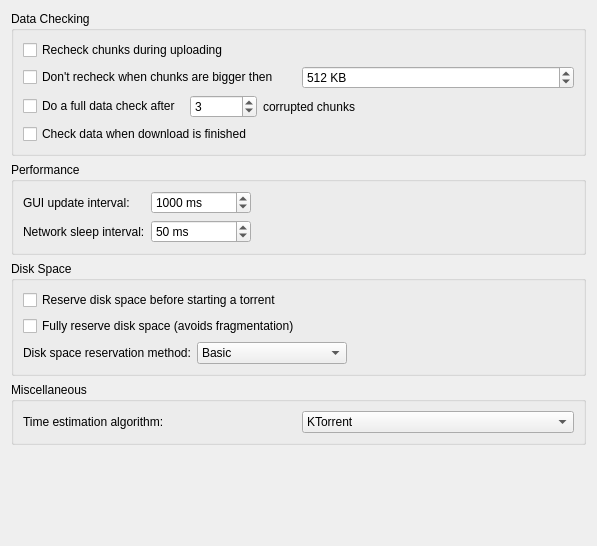
<ui version="4.0" >
 <class>AdvancedPref</class>
 <widget class="QWidget" name="AdvancedPref" >
  <property name="geometry" >
   <rect>
    <x>0</x>
    <y>0</y>
    <width>583</width>
    <height>546</height>
   </rect>
  </property>
  <layout class="QVBoxLayout" >
   <item>
    <widget class="QGroupBox" name="groupBox_2" >
     <property name="title" >
      <string>Data Checking</string>
     </property>
     <layout class="QVBoxLayout" >
      <item>
       <widget class="QCheckBox" name="kcfg_doUploadDataCheck" >
        <property name="toolTip" >
         <string>During uploading when a chunk is loaded into memory automatically recheck this chunk, to see if it still is OK.</string>
        </property>
        <property name="text" >
         <string>Recheck chunks during uploading</string>
        </property>
       </widget>
      </item>
      <item>
       <layout class="QHBoxLayout" >
        <item>
         <widget class="QCheckBox" name="kcfg_useMaxSizeForUploadDataCheck" >
          <property name="toolTip" >
           <string>Because rechecking big chunks can take a lot of time, the recheck can be disabled when the chunks are bigger then a certain size.</string>
          </property>
          <property name="text" >
           <string>Don't recheck when chunks are bigger then</string>
          </property>
         </widget>
        </item>
        <item>
         <widget class="QSpinBox" name="kcfg_maxSizeForUploadDataCheck" >
          <property name="toolTip" >
           <string>The maximum size a chunk can be for rechecking during uploading.</string>
          </property>
          <property name="suffix" >
           <string> KB</string>
          </property>
          <property name="minimum" >
           <number>16</number>
          </property>
          <property name="maximum" >
           <number>8192</number>
          </property>
          <property name="value" >
           <number>512</number>
          </property>
         </widget>
        </item>
       </layout>
      </item>
      <item>
       <layout class="QHBoxLayout" >
        <item>
         <widget class="QCheckBox" name="kcfg_autoRecheck" >
          <property name="toolTip" >
           <string>Automatically do a full data check when we find to many corrupted chunks.</string>
          </property>
          <property name="text" >
           <string>Do a full data check after </string>
          </property>
         </widget>
        </item>
        <item>
         <widget class="QSpinBox" name="kcfg_maxCorruptedBeforeRecheck" >
          <property name="toolTip" >
           <string>The number of corrupted chunks before a full data check is done</string>
          </property>
          <property name="minimum" >
           <number>1</number>
          </property>
          <property name="maximum" >
           <number>10000000</number>
          </property>
          <property name="value" >
           <number>3</number>
          </property>
         </widget>
        </item>
        <item>
         <widget class="QLabel" name="label_4" >
          <property name="text" >
           <string>corrupted chunks</string>
          </property>
         </widget>
        </item>
        <item>
         <spacer>
          <property name="orientation" >
           <enum>Qt::Horizontal</enum>
          </property>
          <property name="sizeHint" >
           <size>
            <width>40</width>
            <height>20</height>
           </size>
          </property>
         </spacer>
        </item>
       </layout>
      </item>
      <item>
       <widget class="QCheckBox" name="kcfg_checkWhenFinished" >
        <property name="toolTip" >
         <string>&lt;html>&lt;head>&lt;meta name="qrichtext" content="1" />&lt;style type="text/css">
p, li { white-space: pre-wrap; }
&lt;/style>&lt;/head>&lt;body style=" font-family:'Sans Serif'; font-size:9pt; font-weight:400; font-style:normal;">
&lt;p style=" margin-top:0px; margin-bottom:0px; margin-left:0px; margin-right:0px; -qt-block-indent:0; text-indent:0px;">When a torrent has finished downloading, do a full data check on the torrent.&lt;/p>&lt;/body>&lt;/html></string>
        </property>
        <property name="text" >
         <string>Check data when download is finished</string>
        </property>
       </widget>
      </item>
     </layout>
    </widget>
   </item>
   <item>
    <widget class="QGroupBox" name="groupBox_3" >
     <property name="title" >
      <string>Performance</string>
     </property>
     <layout class="QHBoxLayout" >
      <item>
       <layout class="QGridLayout" >
        <item row="0" column="0" >
         <widget class="QLabel" name="label_5" >
          <property name="text" >
           <string>GUI update interval:</string>
          </property>
         </widget>
        </item>
        <item row="0" column="1" >
         <widget class="QSpinBox" name="kcfg_guiUpdateInterval" >
          <property name="minimumSize" >
           <size>
            <width>100</width>
            <height>0</height>
           </size>
          </property>
          <property name="toolTip" >
           <string>&lt;html>&lt;head>&lt;meta name="qrichtext" content="1" />&lt;style type="text/css">
p, li { white-space: pre-wrap; }
&lt;/style>&lt;/head>&lt;body style=" font-family:'Sans Serif'; font-size:9pt; font-weight:400; font-style:normal;">
&lt;p style=" margin-top:0px; margin-bottom:0px; margin-left:0px; margin-right:0px; -qt-block-indent:0; text-indent:0px;">The interval in milliseconds between GUI updates.&lt;/p>
&lt;p style="-qt-paragraph-type:empty; margin-top:0px; margin-bottom:0px; margin-left:0px; margin-right:0px; -qt-block-indent:0; text-indent:0px;">&lt;/p>
&lt;p style=" margin-top:0px; margin-bottom:0px; margin-left:0px; margin-right:0px; -qt-block-indent:0; text-indent:0px;">&lt;span style=" font-weight:600;">Note: &lt;/span>Increasing this will decrease CPU usage.&lt;/p>&lt;/body>&lt;/html></string>
          </property>
          <property name="suffix" >
           <string> ms</string>
          </property>
          <property name="minimum" >
           <number>500</number>
          </property>
          <property name="maximum" >
           <number>5000</number>
          </property>
          <property name="value" >
           <number>1000</number>
          </property>
         </widget>
        </item>
        <item row="1" column="0" >
         <widget class="QLabel" name="label_6" >
          <property name="text" >
           <string>Network sleep interval:</string>
          </property>
         </widget>
        </item>
        <item row="1" column="1" >
         <widget class="QSpinBox" name="kcfg_cpuUsage" >
          <property name="toolTip" >
           <string>&lt;html>&lt;head>&lt;meta name="qrichtext" content="1" />&lt;style type="text/css">
p, li { white-space: pre-wrap; }
&lt;/style>&lt;/head>&lt;body style=" font-family:'Sans Serif'; font-size:10pt; font-weight:400; font-style:normal;">
&lt;p style=" margin-top:0px; margin-bottom:0px; margin-left:0px; margin-right:0px; -qt-block-indent:0; text-indent:0px; font-size:9pt;">Amount of time the network threads will sleep when they are speed limited. This has absolutely no effect when there are no speed limits.&lt;/p>
&lt;p style="-qt-paragraph-type:empty; margin-top:0px; margin-bottom:0px; margin-left:0px; margin-right:0px; -qt-block-indent:0; text-indent:0px; font-size:9pt;">&lt;/p>
&lt;p style=" margin-top:0px; margin-bottom:0px; margin-left:0px; margin-right:0px; -qt-block-indent:0; text-indent:0px; font-size:9pt;">&lt;span style=" font-weight:600;">Note:&lt;/span> The lower this is the more CPU is used. Setting it high can lead to lower speeds in high bandwith situations. &lt;/p>
&lt;p style="-qt-paragraph-type:empty; margin-top:0px; margin-bottom:0px; margin-left:0px; margin-right:0px; -qt-block-indent:0; text-indent:0px; font-size:9pt;">&lt;/p>
&lt;p style=" margin-top:0px; margin-bottom:0px; margin-left:0px; margin-right:0px; -qt-block-indent:0; text-indent:0px; font-size:9pt;">For example on an 100 Mbit LAN, if you set a limit of 3000 KB/s, you might not actually reach this speed when this value is too high. Without a limit you can easily get above 3000 KB/s on a LAN.&lt;/p>&lt;/body>&lt;/html></string>
          </property>
          <property name="suffix" >
           <string> ms</string>
          </property>
          <property name="minimum" >
           <number>1</number>
          </property>
          <property name="maximum" >
           <number>250</number>
          </property>
          <property name="value" >
           <number>50</number>
          </property>
         </widget>
        </item>
       </layout>
      </item>
      <item>
       <spacer>
        <property name="orientation" >
         <enum>Qt::Horizontal</enum>
        </property>
        <property name="sizeHint" >
         <size>
          <width>111</width>
          <height>20</height>
         </size>
        </property>
       </spacer>
      </item>
     </layout>
    </widget>
   </item>
   <item>
    <widget class="QGroupBox" name="groupBox_4" >
     <property name="title" >
      <string>Disk Space</string>
     </property>
     <layout class="QVBoxLayout" >
      <item>
       <widget class="QCheckBox" name="kcfg_diskPrealloc" >
        <property name="toolTip" >
         <string>Whether or not diskspace should be reserved before starting to download a torrent.</string>
        </property>
        <property name="text" >
         <string>Reserve disk space before starting a torrent</string>
        </property>
       </widget>
      </item>
      <item>
       <widget class="QCheckBox" name="kcfg_fullDiskPrealloc" >
        <property name="toolTip" >
         <string>Instead of doing a quick reservation, do a full reservation. This is slower then the quick way, but avoids fragmentation on the disk.</string>
        </property>
        <property name="text" >
         <string>Fully reserve disk space (avoids fragmentation)</string>
        </property>
       </widget>
      </item>
      <item>
       <layout class="QHBoxLayout" >
        <item>
         <widget class="QLabel" name="label_7" >
          <property name="text" >
           <string>Disk space reservation method:</string>
          </property>
         </widget>
        </item>
        <item>
         <widget class="QComboBox" name="kcfg_fullDiskPreallocMethod" >
          <property name="minimumSize" >
           <size>
            <width>150</width>
            <height>0</height>
           </size>
          </property>
          <property name="toolTip" >
           <string>&lt;html>&lt;head>&lt;meta name="qrichtext" content="1" />&lt;style type="text/css">
p, li { white-space: pre-wrap; }
&lt;/style>&lt;/head>&lt;body style=" font-family:'Sans Serif'; font-size:9pt; font-weight:400; font-style:normal;">
&lt;p style=" margin-top:0px; margin-bottom:0px; margin-left:0px; margin-right:0px; -qt-block-indent:0; text-indent:0px;">Which method to use for reserving diskspace.&lt;/p>
&lt;p style="-qt-paragraph-type:empty; margin-top:0px; margin-bottom:0px; margin-left:0px; margin-right:0px; -qt-block-indent:0; text-indent:0px;">&lt;/p>
&lt;p style=" margin-top:0px; margin-bottom:0px; margin-left:0px; margin-right:0px; -qt-block-indent:0; text-indent:0px;">&lt;span style=" font-weight:600;">Basic: &lt;/span>Will work on all filesystems, but is slow.&lt;/p>
&lt;p style="-qt-paragraph-type:empty; margin-top:0px; margin-bottom:0px; margin-left:0px; margin-right:0px; -qt-block-indent:0; text-indent:0px;">&lt;/p>
&lt;p style=" margin-top:0px; margin-bottom:0px; margin-left:0px; margin-right:0px; -qt-block-indent:0; text-indent:0px;">&lt;span style=" font-weight:600;">Filesystem Specific: &lt;/span>Will use special methods provided by some filesystems, which are faster then the basic method.&lt;/p>&lt;/body>&lt;/html></string>
          </property>
          <item>
           <property name="text" >
            <string>Basic</string>
           </property>
          </item>
          <item>
           <property name="text" >
            <string>Filesystem Specific</string>
           </property>
          </item>
         </widget>
        </item>
        <item>
         <spacer>
          <property name="orientation" >
           <enum>Qt::Horizontal</enum>
          </property>
          <property name="sizeHint" >
           <size>
            <width>40</width>
            <height>20</height>
           </size>
          </property>
         </spacer>
        </item>
       </layout>
      </item>
     </layout>
    </widget>
   </item>
   <item>
    <widget class="QGroupBox" name="groupBox" >
     <property name="title" >
      <string>Miscellaneous</string>
     </property>
     <layout class="QHBoxLayout" >
      <item>
       <layout class="QHBoxLayout" >
        <item>
         <widget class="QLabel" name="label" >
          <property name="text" >
           <string>Time estimation algorithm:</string>
          </property>
         </widget>
        </item>
        <item>
         <widget class="QComboBox" name="kcfg_eta" >
          <property name="toolTip" >
           <string>&lt;html>&lt;head>&lt;meta name="qrichtext" content="1" />&lt;style type="text/css">
p, li { white-space: pre-wrap; }
&lt;/style>&lt;/head>&lt;body style=" font-family:'Sans Serif'; font-size:10pt; font-weight:400; font-style:normal;">
&lt;p style=" margin-top:0px; margin-bottom:0px; margin-left:0px; margin-right:0px; -qt-block-indent:0; text-indent:0px;">Select which algorithm to use for estimating the time left :&lt;/p>
&lt;p style="-qt-paragraph-type:empty; margin-top:0px; margin-bottom:0px; margin-left:0px; margin-right:0px; -qt-block-indent:0; text-indent:0px;">&lt;/p>
&lt;p style=" margin-top:0px; margin-bottom:0px; margin-left:0px; margin-right:0px; -qt-block-indent:0; text-indent:0px;">&lt;span style=" font-weight:600;">KTorrent:&lt;/span> Mix of other algorithms, we use the one which fits best in the current situation.&lt;/p>
&lt;p style=" margin-top:0px; margin-bottom:0px; margin-left:0px; margin-right:0px; -qt-block-indent:0; text-indent:0px;">&lt;span style=" font-weight:600;">Current speed:&lt;/span> Bytes left to download / current speed&lt;/p>
&lt;p style=" margin-top:0px; margin-bottom:0px; margin-left:0px; margin-right:0px; -qt-block-indent:0; text-indent:0px;">&lt;span style=" font-weight:600;">Average speed: &lt;/span>Bytes left to download / average speed&lt;/p>
&lt;p style=" margin-top:0px; margin-bottom:0px; margin-left:0px; margin-right:0px; -qt-block-indent:0; text-indent:0px;">&lt;span style=" font-weight:600;">Window of X:&lt;/span> Average of the last X samples (X = 20)&lt;/p>
&lt;p style=" margin-top:0px; margin-bottom:0px; margin-left:0px; margin-right:0px; -qt-block-indent:0; text-indent:0px;">&lt;span style=" font-weight:600;">Moving average:&lt;/span>  Moving average of the last 20 samples&lt;/p>&lt;/body>&lt;/html></string>
          </property>
          <item>
           <property name="text" >
            <string>KTorrent</string>
           </property>
          </item>
          <item>
           <property name="text" >
            <string>Current speed</string>
           </property>
          </item>
          <item>
           <property name="text" >
            <string>Average speed</string>
           </property>
          </item>
          <item>
           <property name="text" >
            <string>Window of X</string>
           </property>
          </item>
          <item>
           <property name="text" >
            <string>Moving average</string>
           </property>
          </item>
         </widget>
        </item>
       </layout>
      </item>
     </layout>
    </widget>
   </item>
   <item>
    <spacer>
     <property name="orientation" >
      <enum>Qt::Vertical</enum>
     </property>
     <property name="sizeHint" >
      <size>
       <width>575</width>
       <height>151</height>
      </size>
     </property>
    </spacer>
   </item>
  </layout>
 </widget>
 <resources/>
 <connections>
  <connection>
   <sender>kcfg_autoRecheck</sender>
   <signal>toggled(bool)</signal>
   <receiver>kcfg_maxCorruptedBeforeRecheck</receiver>
   <slot>setEnabled(bool)</slot>
   <hints>
    <hint type="sourcelabel" >
     <x>113</x>
     <y>267</y>
    </hint>
    <hint type="destinationlabel" >
     <x>256</x>
     <y>268</y>
    </hint>
   </hints>
  </connection>
  <connection>
   <sender>kcfg_useMaxSizeForUploadDataCheck</sender>
   <signal>toggled(bool)</signal>
   <receiver>kcfg_maxSizeForUploadDataCheck</receiver>
   <slot>setEnabled(bool)</slot>
   <hints>
    <hint type="sourcelabel" >
     <x>169</x>
     <y>236</y>
    </hint>
    <hint type="destinationlabel" >
     <x>443</x>
     <y>237</y>
    </hint>
   </hints>
  </connection>
  <connection>
   <sender>kcfg_fullDiskPrealloc</sender>
   <signal>toggled(bool)</signal>
   <receiver>kcfg_fullDiskPreallocMethod</receiver>
   <slot>setEnabled(bool)</slot>
   <hints>
    <hint type="sourcelabel" >
     <x>291</x>
     <y>466</y>
    </hint>
    <hint type="destinationlabel" >
     <x>295</x>
     <y>495</y>
    </hint>
   </hints>
  </connection>
 </connections>
</ui>
